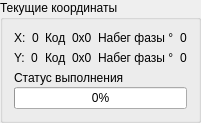
          <widget class="QGroupBox" name="groupBox_4">
           <property name="title">
            <string>Текущие координаты</string>
           </property>
           <layout class="QGridLayout" name="gridLayout_17">
            <item row="0" column="0">
             <layout class="QHBoxLayout" name="horizontalLayout">
              <item>
               <widget class="QLabel" name="label_7">
                <property name="text">
                 <string>X:</string>
                </property>
               </widget>
              </item>
              <item>
               <widget class="QLabel" name="currentX">
                <property name="text">
                 <string>0</string>
                </property>
                <property name="alignment">
                 <set>Qt::AlignLeading|Qt::AlignLeft|Qt::AlignVCenter</set>
                </property>
               </widget>
              </item>
              <item>
               <widget class="QLabel" name="label_9">
                <property name="text">
                 <string>Код</string>
                </property>
               </widget>
              </item>
              <item>
               <widget class="QLabel" name="currentXcode">
                <property name="text">
                 <string>0x0</string>
                </property>
                <property name="alignment">
                 <set>Qt::AlignLeading|Qt::AlignLeft|Qt::AlignVCenter</set>
                </property>
               </widget>
              </item>
              <item>
               <widget class="QLabel" name="label_23">
                <property name="text">
                 <string>Набег фазы °</string>
                </property>
               </widget>
              </item>
              <item>
               <widget class="QLabel" name="phaseIncursionX">
                <property name="text">
                 <string>0</string>
                </property>
               </widget>
              </item>
             </layout>
            </item>
            <item row="1" column="0">
             <layout class="QHBoxLayout" name="horizontalLayout_4">
              <item>
               <widget class="QLabel" name="label_11">
                <property name="text">
                 <string>Y:</string>
                </property>
               </widget>
              </item>
              <item>
               <widget class="QLabel" name="currentY">
                <property name="text">
                 <string>0</string>
                </property>
                <property name="alignment">
                 <set>Qt::AlignLeading|Qt::AlignLeft|Qt::AlignVCenter</set>
                </property>
               </widget>
              </item>
              <item>
               <widget class="QLabel" name="label_13">
                <property name="text">
                 <string>Код</string>
                </property>
               </widget>
              </item>
              <item>
               <widget class="QLabel" name="currentYcode">
                <property name="text">
                 <string>0x0</string>
                </property>
                <property name="alignment">
                 <set>Qt::AlignLeading|Qt::AlignLeft|Qt::AlignVCenter</set>
                </property>
               </widget>
              </item>
              <item>
               <widget class="QLabel" name="label_51">
                <property name="text">
                 <string>Набег фазы °</string>
                </property>
               </widget>
              </item>
              <item>
               <widget class="QLabel" name="phaseIncursionY">
                <property name="text">
                 <string>0</string>
                </property>
               </widget>
              </item>
             </layout>
            </item>
            <item row="2" column="0">
             <layout class="QVBoxLayout" name="verticalLayout_11">
              <property name="spacing">
               <number>2</number>
              </property>
              <item>
               <widget class="QLabel" name="label_19">
                <property name="text">
                 <string>Статус выполнения</string>
                </property>
               </widget>
              </item>
              <item>
               <widget class="QProgressBar" name="progressBar">
                <property name="value">
                 <number>0</number>
                </property>
               </widget>
              </item>
             </layout>
            </item>
           </layout>
          </widget>
